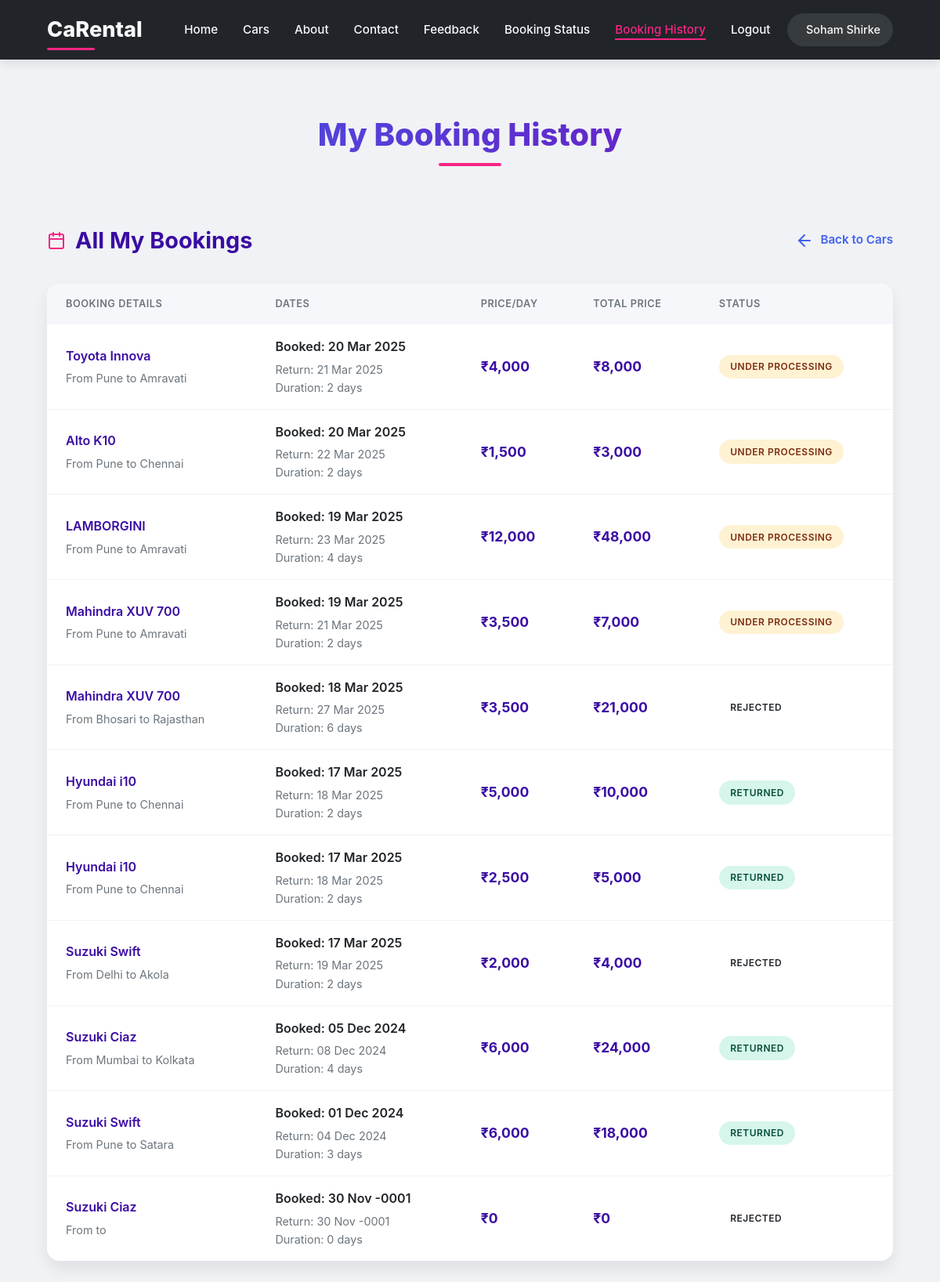
Screenshot of /bookings.php (signed in) with the database file from the repository.
### tables this page shows
CREATE TABLE `users` (
  `FNAME` varchar(255) NOT NULL,
  `LNAME` varchar(255) NOT NULL,
  `EMAIL` varchar(255) NOT NULL,
  `LIC_NUM` varchar(255) NOT NULL,
  `PHONE_NUMBER` bigint(11) NOT NULL,
  `PASSWORD` varchar(255) NOT NULL,
  `GENDER` varchar(255) NOT NULL
);

CREATE TABLE `booking` (
  `BOOK_ID` int(11) NOT NULL,
  `CAR_ID` int(11) NOT NULL,
  `EMAIL` varchar(255) NOT NULL,
  `BOOK_PLACE` varchar(255) NOT NULL,
  `BOOK_DATE` date NOT NULL,
  `DURATION` int(11) NOT NULL,
  `PHONE_NUMBER` bigint(20) NOT NULL,
  `DESTINATION` varchar(255) NOT NULL,
  `RETURN_DATE` date NOT NULL,
  `PRICE` int(11) NOT NULL,
  `BOOK_STATUS` varchar(255) NOT NULL DEFAULT 'UNDER PROCESSING',
  `PICK_UP_TIME` time DEFAULT NULL,
  `DROP_TIME` time DEFAULT NULL,
  `STATUS` varchar(20) DEFAULT 'Pending'
);

CREATE TABLE `cars` (
  `CAR_ID` int(11) NOT NULL,
  `CAR_NAME` varchar(255) NOT NULL,
  `FUEL_TYPE` varchar(255) NOT NULL,
  `CAPACITY` int(11) NOT NULL,
  `PRICE` int(11) NOT NULL,
  `CAR_IMG` varchar(255) NOT NULL,
  `AVAILABLE` varchar(255) NOT NULL,
  `CAR_TYPE` enum('Large','Small','Premium') NOT NULL,
  `TRANSMISSION` enum('Manual','Automatic') NOT NULL,
  `MILEAGE` float DEFAULT NULL,
  `DEPOSITE_SECURITY` int(11) DEFAULT NULL
);

### bookings.php (the view, shortened to what this page needs)
<?php
    require_once('connection.php');
    $value = $_SESSION['email'];
    $sql = "SELECT * FROM users WHERE EMAIL='$value'";
    $name = mysqli_query($con, $sql);
    $rows = mysqli_fetch_assoc($name);
?>
<!DOCTYPE html>
<html lang="en">
<head>
     <link rel="stylesheet" href="bookings.css">
</head>
<body>
    <?php
    include('connection.php');
    $email = $_SESSION['email'];
    $query = "SELECT b.*, c.CAR_NAME, c.CAR_IMG
              FROM booking b
              JOIN cars c ON b.CAR_ID = c.CAR_ID
              WHERE b.EMAIL = ?
              ORDER BY b.BOOK_DATE DESC";
    $stmt = $con->prepare($query);
    $stmt->bind_param("s", $email);
    $stmt->execute();
    $result = $stmt->get_result();
    ?>
    <nav class="top-nav">
        <a href="index.php" class="logo">CaRental</a>
        <ul class="nav-links">
            <li><a href="index.php">Home</a></li>
            <li><a href="cardetails.php">Cars</a></li>
            <li><a href="about.php">About</a></li>
            <li><a href="co.php">Contact</a></li>
            <li><a href="feedback/Feedbacks.php">Feedback</a></li>
            <li><a href="bookinstatus.php">Booking Status</a></li>
            <li><a href="bookings.php" class="active">Booking History</a></li>
            <li><a href="logout.php">Logout</a></li>
        </ul>
        <div class="user-profile">
            <span><a class="phello" href="profile.php"><?php echo $rows['FNAME'] . " " . $rows['LNAME']; ?></a></span>
        </div>
    </nav>
    <h1 class="overview">My Booking History</h1>
    <div class="container">
        <div class="header-container">
            <h2 class="page-title">
                <i data-feather="calendar"></i>
                All My Bookings
            </h2>
            <a href="cardetails.php" class="back-link">
                <i data-feather="arrow-left"></i>
                Back to Cars
            </a>
        </div>
        <?php if ($result->num_rows > 0): ?>
            <div class="booking-table-container">
                <table class="booking-table">
                    <thead>
                        <tr>
                            <th>Booking Details</th>
                            <th>Dates</th>
                            <th>Price/day</th>
                            <th>Total Price</th>
                            <th>Status</th>
                        </tr>
                    </thead>
                    <tbody>
                        <?php while($booking = $result->fetch_assoc()): ?>
                            <tr>
                                <td>
                                    <div class="car-name"><?php echo htmlspecialchars($booking['CAR_NAME']); ?></div>
                                    <div class="travel-route">
                                        From <?php echo htmlspecialchars($booking['BOOK_PLACE']); ?>
                                        to <?php echo htmlspecialchars($booking['DESTINATION']); ?>
                                    </div>
                                </td>
                                <td>
                                    <div class="date-primary">
                                        Booked: <?php echo date('d M Y', strtotime($booking['BOOK_DATE'])); ?>
                                    </div>
                                    <div class="date-secondary">
                                        Return: <?php echo date('d M Y', strtotime($booking['RETURN_DATE'])); ?>
                                    </div>
                                    <div class="duration">
                                        Duration: <?php echo htmlspecialchars($booking['DURATION']); ?> days
                                    </div>
                                </td>
                                <td>
                                    <div class="price">₹<?php echo number_format($booking['PRICE']); ?></div>
                                </td>
                                <td>
                                    <div class="price">₹<?php echo number_format($booking['PRICE'] *$booking['DURATION']); ?></div>
                                </td>
                                <td>
                                    <span class="status-badge
                                        <?php
                                            echo 'status-' . strtolower(str_replace(' ', '-', $booking['BOOK_STATUS']));
                                        ?>">
                                        <?php echo htmlspecialchars($booking['BOOK_STATUS']); ?>
                                    </span>
                                </td>
                            </tr>
                        <?php endwhile; ?>
                    </tbody>
                </table>
            </div>
        <?php endif; ?>
    </div>
</body>
</html>

### bookings.css (style rules this page uses)
:root { --primary: #4361ee; --primary-dark: #3a0ca3; --secondary: #f72585; --accent: #7209b7; --light: #f8f9fa; --dark: #212529; --gray: #6c757d; --success: #38b000; --card-shadow: 0 10px 20px rgba(0,0,0,0.08); --hover-shadow: 0 15px 30px rgba(67, 97, 238, 0.15); }
* { margin: 0; padding: 0; box-sizing: border-box; font-family: 'Poppins', -apple-system, BlinkMacSystemFont, 'Segoe UI', Roboto, Oxygen, Ubuntu, Cantarell, sans-serif; }
body { background-color: #f0f2f5; color: var(--dark); line-height: 1.6; }
.top-nav { background: var(--dark); padding: 1rem 5%; display: flex; justify-content: space-between; align-items: center; position: sticky; top: 0; z-index: 100; box-shadow: 0 4px 12px rgba(0,0,0,0.1); }
.logo { color: var(--light); font-size: 1.7rem; font-weight: 800; text-decoration: none; position: relative; }
.logo::after { content: ""; position: absolute; bottom: -4px; left: 0; width: 50%; height: 3px; background: var(--secondary); border-radius: 2px; }
.nav-links { display: flex; align-items: center; list-style: none; }
.nav-links li { margin-left: 2rem; position: relative; }
.nav-links a { color: var(--light); text-decoration: none; font-weight: 500; font-size: 0.95rem; transition: all 0.3s ease; padding: 0.5rem 0; }
.nav-links a::after { content: ''; position: absolute; width: 0; height: 2px; bottom: 0; left: 0; background-color: var(--secondary); transition: width 0.3s ease; }
.nav-links a:hover, .nav-links a.active { color: var(--secondary); }
.nav-links a:hover::after, .nav-links a.active::after { width: 100%; }
.user-profile { display: flex; align-items: center; color: var(--light); background: rgba(255,255,255,0.1); padding: 0.5rem 1rem; border-radius: 50px; backdrop-filter: blur(5px); }
.phello { font-size: 0.9rem; color: var(--light); text-decoration: none; font-weight: 500; transition: color 0.3s ease; }
.overview { text-align: center; padding: 4rem 1rem 2rem; font-size: 2.5rem; font-weight: 800; background: linear-gradient(to right, var(--primary), var(--accent)); -webkit-background-clip: text; background-clip: text; color: transparent; margin-bottom: 1rem; position: relative; }
.overview::after { content: ""; position: absolute; bottom: 1.5rem; left: 50%; transform: translateX(-50%); width: 80px; height: 4px; background: var(--secondary); border-radius: 2px; }
.container { width: 90%; max-width: 1200px; margin: 0 auto; padding: 2rem 0; }
.header-container { display: flex; justify-content: space-between; align-items: center; margin-bottom: 2rem; }
.page-title { font-size: 1.8rem; font-weight: 700; color: var(--primary-dark); display: flex; align-items: center; }
.page-title svg { margin-right: 0.75rem; stroke: var(--secondary); }
.back-link { display: flex; align-items: center; color: var(--primary); text-decoration: none; font-weight: 600; font-size: 0.95rem; transition: all 0.3s ease; }
.back-link svg { margin-right: 0.5rem; }
.booking-table-container { background: white; border-radius: 16px; overflow: hidden; box-shadow: var(--card-shadow); animation: fadeIn 0.6s ease-out; }
.booking-table { width: 100%; border-collapse: collapse; }
.booking-table th { background: #f6f7fb; color: var(--gray); font-size: 0.8rem; font-weight: 600; text-transform: uppercase; letter-spacing: 0.5px; padding: 1rem 1.5rem; text-align: left; }
.booking-table td { padding: 1rem 1.5rem; border-bottom: 1px solid #f0f2f5; }
.booking-table tr:last-child td { border-bottom: none; }
.booking-table tbody tr { transition: all 0.3s ease; }
.car-name { font-weight: 600; color: var(--primary-dark); font-size: 1rem; margin-bottom: 0.25rem; }
.travel-route { color: var(--gray); font-size: 0.9rem; }
.date-primary { font-weight: 600; color: var(--dark); margin-bottom: 0.25rem; }
.date-secondary, .duration { color: var(--gray); font-size: 0.9rem; }
.price { font-weight: 700; color: var(--primary-dark); font-size: 1.1rem; }
.status-badge { display: inline-block; padding: 0.35rem 0.9rem; border-radius: 50px; font-size: 0.75rem; font-weight: 600; text-transform: uppercase; letter-spacing: 0.5px; }
.status-under-processing { background-color: rgba(251, 191, 36, 0.2); color: #7C2D12; }
.status-returned { background-color: rgba(52, 211, 153, 0.2); color: #064E3B; }

### rows the page displays
users: FNAME "Soham", LNAME "Shirke"
booking: CAR_ID.CAR_NAME "Toyota Innova", BOOK_PLACE "Pune", DESTINATION "Amravati", BOOK_DATE "20 Mar 2025", RETURN_DATE "21 Mar 2025", DURATION "2", PRICE "4,000", $booking['PRICE'] *$booking['DURATION'] "8,000", BOOK_STATUS "UNDER PROCESSING"
booking: CAR_ID.CAR_NAME "Alto K10", BOOK_PLACE "Pune", DESTINATION "Chennai", BOOK_DATE "20 Mar 2025", RETURN_DATE "22 Mar 2025", DURATION "2", PRICE "1,500", $booking['PRICE'] *$booking['DURATION'] "3,000", BOOK_STATUS "UNDER PROCESSING"
booking: CAR_ID.CAR_NAME "LAMBORGINI", BOOK_PLACE "Pune", DESTINATION "Amravati", BOOK_DATE "19 Mar 2025", RETURN_DATE "23 Mar 2025", DURATION "4", PRICE "12,000", $booking['PRICE'] *$booking['DURATION'] "48,000", BOOK_STATUS "UNDER PROCESSING"
booking: CAR_ID.CAR_NAME "Mahindra XUV 700", BOOK_PLACE "Pune", DESTINATION "Amravati", BOOK_DATE "19 Mar 2025", RETURN_DATE "21 Mar 2025", DURATION "2", PRICE "3,500", $booking['PRICE'] *$booking['DURATION'] "7,000", BOOK_STATUS "UNDER PROCESSING"
booking: CAR_ID.CAR_NAME "Mahindra XUV 700", BOOK_PLACE "Bhosari", DESTINATION "Rajasthan", BOOK_DATE "18 Mar 2025", RETURN_DATE "27 Mar 2025", DURATION "6", PRICE "3,500", $booking['PRICE'] *$booking['DURATION'] "21,000", BOOK_STATUS "REJECTED"
booking: CAR_ID.CAR_NAME "Hyundai i10", BOOK_PLACE "Pune", DESTINATION "Chennai", BOOK_DATE "17 Mar 2025", RETURN_DATE "18 Mar 2025", DURATION "2", PRICE "5,000", $booking['PRICE'] *$booking['DURATION'] "10,000", BOOK_STATUS "RETURNED"
booking: CAR_ID.CAR_NAME "Hyundai i10", BOOK_PLACE "Pune", DESTINATION "Chennai", BOOK_DATE "17 Mar 2025", RETURN_DATE "18 Mar 2025", DURATION "2", PRICE "2,500", $booking['PRICE'] *$booking['DURATION'] "5,000", BOOK_STATUS "RETURNED"
booking: CAR_ID.CAR_NAME "Suzuki Swift", BOOK_PLACE "Delhi", DESTINATION "Akola", BOOK_DATE "17 Mar 2025", RETURN_DATE "19 Mar 2025", DURATION "2", PRICE "2,000", $booking['PRICE'] *$booking['DURATION'] "4,000", BOOK_STATUS "REJECTED"
booking: CAR_ID.CAR_NAME "Suzuki Ciaz", BOOK_PLACE "Mumbai", DESTINATION "Kolkata", BOOK_DATE "05 Dec 2024", RETURN_DATE "08 Dec 2024", DURATION "4", PRICE "6,000", $booking['PRICE'] *$booking['DURATION'] "24,000", BOOK_STATUS "RETURNED"
booking: CAR_ID.CAR_NAME "Suzuki Swift", BOOK_PLACE "Pune", DESTINATION "Satara", BOOK_DATE "01 Dec 2024", RETURN_DATE "04 Dec 2024", DURATION "3", PRICE "6,000", $booking['PRICE'] *$booking['DURATION'] "18,000", BOOK_STATUS "RETURNED"
booking: CAR_ID.CAR_NAME "Suzuki Ciaz", BOOK_DATE "30 Nov -0001", RETURN_DATE "30 Nov -0001", DURATION "0", PRICE "0", $booking['PRICE']*$booking['DURATION'] "0", BOOK_STATUS "REJECTED"
